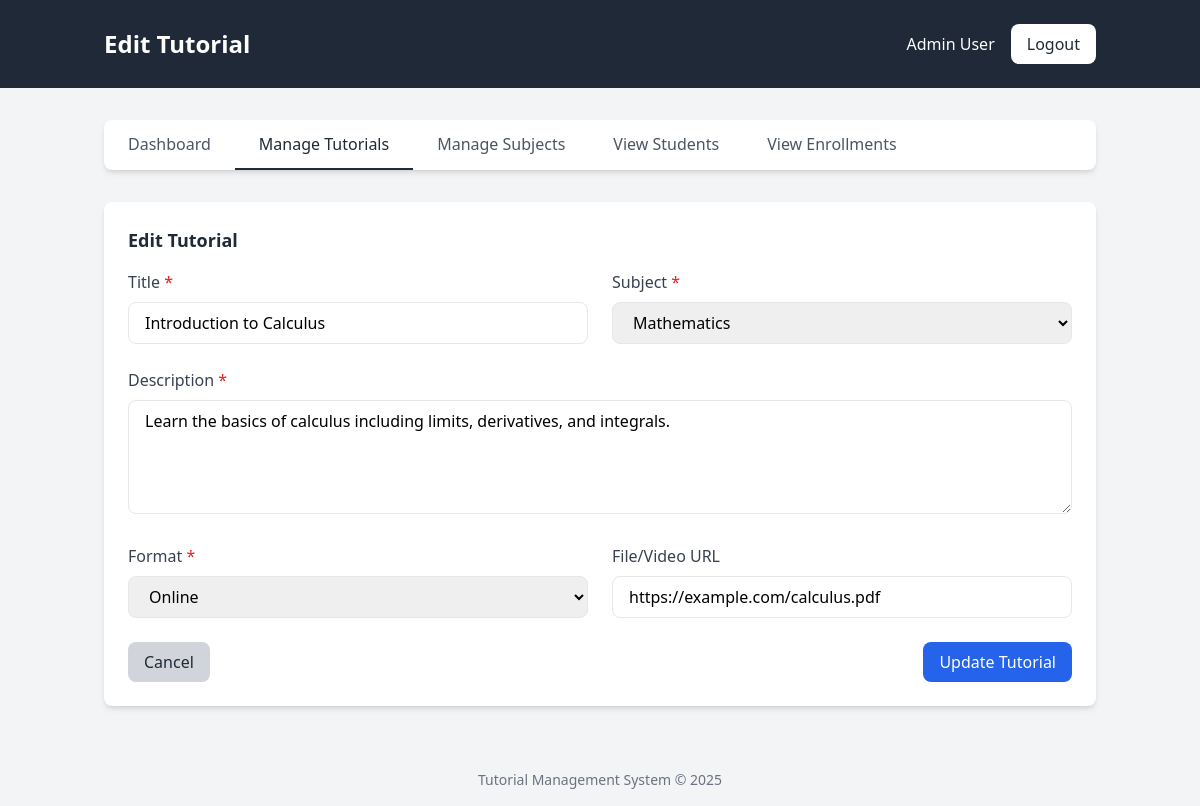
Screenshot of /admin/edit_tutorial.php?id=1 (signed in) with the database file from the repository.
### tables this page shows
CREATE TABLE IF NOT EXISTS tutorials (
    id INT(11) NOT NULL AUTO_INCREMENT,
    title VARCHAR(255) NOT NULL,
    description TEXT NOT NULL,
    subject_id INT(11) NOT NULL,
    format ENUM('Online', 'In-Person') NOT NULL,
    location VARCHAR(255) DEFAULT NULL,
    file_url VARCHAR(255) DEFAULT NULL,
    upload_date DATETIME NOT NULL,
    PRIMARY KEY (id),
    FOREIGN KEY (subject_id) REFERENCES subjects(id)
);

CREATE TABLE IF NOT EXISTS subjects (
    id INT(11) NOT NULL AUTO_INCREMENT,
    name VARCHAR(100) NOT NULL UNIQUE,
    PRIMARY KEY (id)
);

### includes/functions.php (called while the page is built, shortened)
<?php
function getSubjects() {
    global $conn;
    $subjects = [];
    $query = "SELECT * FROM subjects ORDER BY name";
    $result = mysqli_query($conn, $query);
    if ($result) {
        while ($row = mysqli_fetch_assoc($result)) {
            $subjects[] = $row;
        }
    }
    return $subjects;
}
function getTutorialById($id) {
    global $conn;
    $id = (int)$id;
    $query = "SELECT t.*, s.name as subject_name
              FROM tutorials t
              JOIN subjects s ON t.subject_id = s.id
              WHERE t.id = $id";
    $result = mysqli_query($conn, $query);
    if ($result && mysqli_num_rows($result) > 0) {
        return mysqli_fetch_assoc($result);
    }
    return null;
}
?>

### admin/edit_tutorial.php (the view, shortened to what this page needs)
<?php
require_once('../includes/config.php');
require_once('../includes/functions.php');
$tutorial_id = isset($_GET['id']) ? (int)$_GET['id'] : 0;
$subjects = getSubjects();
$tutorial = getTutorialById($tutorial_id);
include_once('../includes/header.php');
?>
<div class="bg-gray-800">
    <div class="container mx-auto px-4 py-6">
        <div class="flex justify-between items-center">
            <h1 class="text-2xl font-bold text-white">Edit Tutorial</h1>
            <div class="flex items-center space-x-4">
                <span class="text-white"><?php echo $_SESSION['name']; ?></span>
                <a href="logout.php" class="bg-white text-gray-800 px-4 py-2 rounded-lg font-medium hover:bg-gray-100 transition duration-300">Logout</a>
            </div>
        </div>
    </div>
</div>
<div class="container mx-auto px-4 py-8">
    <div class="bg-white rounded-lg shadow-md mb-8">
        <div class="flex flex-wrap">
            <a href="dashboard.php" class="px-6 py-3 text-gray-600 font-medium hover:text-gray-800 transition duration-300">Dashboard</a>
            <a href="tutorials.php" class="px-6 py-3 text-gray-800 font-medium border-b-2 border-gray-800">Manage Tutorials</a>
            <a href="subjects.php" class="px-6 py-3 text-gray-600 font-medium hover:text-gray-800 transition duration-300">Manage Subjects</a>
            <a href="students.php" class="px-6 py-3 text-gray-600 font-medium hover:text-gray-800 transition duration-300">View Students</a>
            <a href="enrollments.php" class="px-6 py-3 text-gray-600 font-medium hover:text-gray-800 transition duration-300">View Enrollments</a>
        </div>
    </div>
    <div class="bg-white rounded-lg shadow-md p-6">
        <h2 class="text-lg font-semibold text-gray-800 mb-4">Edit Tutorial</h2>
        <form method="POST" action="" id="tutorialForm">
            <div class="grid grid-cols-1 md:grid-cols-2 gap-6 mb-6">
                <div>
                    <label for="title" class="block text-gray-700 font-medium mb-2">Title <span class="text-red-600">*</span></label>
                    <input type="text" id="title" name="title" value="<?php echo $tutorial['title']; ?>" class="w-full px-4 py-2 border rounded-lg focus:outline-none focus:ring-2 focus:ring-blue-500" required>
                </div>
                <div>
                    <label for="subject_id" class="block text-gray-700 font-medium mb-2">Subject <span class="text-red-600">*</span></label>
                    <select id="subject_id" name="subject_id" class="w-full px-4 py-2 border rounded-lg focus:outline-none focus:ring-2 focus:ring-blue-500" required>
                        <?php foreach ($subjects as $subject): ?>
                            <option value="<?php echo $subject['id']; ?>" <?php echo ($tutorial['subject_id'] == $subject['id']) ? 'selected' : ''; ?>>
                                <?php echo $subject['name']; ?>
                            </option>
                        <?php endforeach; ?>
                    </select>
                </div>
                <div class="md:col-span-2">
                    <label for="description" class="block text-gray-700 font-medium mb-2">Description <span class="text-red-600">*</span></label>
                    <textarea id="description" name="description" rows="4" class="w-full px-4 py-2 border rounded-lg focus:outline-none focus:ring-2 focus:ring-blue-500" required><?php echo $tutorial['description']; ?></textarea>
                </div>
                <div>
                    <label for="format" class="block text-gray-700 font-medium mb-2">Format <span class="text-red-600">*</span></label>
                    <select id="format" name="format" class="w-full px-4 py-2 border rounded-lg focus:outline-none focus:ring-2 focus:ring-blue-500" required>
                        <option value="Online" <?php echo ($tutorial['format'] == 'Online') ? 'selected' : ''; ?>>Online</option>
                    </select>
                </div>
                <div id="fileUrlField" style="display: <?php echo ($tutorial['format'] == 'Online') ? 'block' : 'none'; ?>">
                    <label for="file_url" class="block text-gray-700 font-medium mb-2">File/Video URL</label>
                    <input type="text" id="file_url" name="file_url" value="<?php echo $tutorial['file_url']; ?>" class="w-full px-4 py-2 border rounded-lg focus:outline-none focus:ring-2 focus:ring-blue-500">
                </div>
            </div>
            <div class="flex justify-between">
                <a href="tutorials.php" class="bg-gray-300 hover:bg-gray-400 text-gray-800 font-medium py-2 px-4 rounded-lg transition duration-300">
                    Cancel
                </a>
                <button type="submit" class="bg-blue-600 hover:bg-blue-700 text-white font-medium py-2 px-4 rounded-lg transition duration-300">
                    Update Tutorial
                </button>
            </div>
        </form>
    </div>
</div>
<?php include_once('../includes/footer.php'); ?>

### rows the page displays
tutorials: title "Introduction to Calculus", subject_id "Mathematics", description "Learn the basics of calculus including limits, derivatives, and integrals.", format "Online", file_url "https://example.com/calculus.pdf"

### other values shown
$_SESSION['name'] "Admin User"
